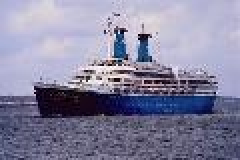
%> input picture data/ToyDataset/obj_ship/535001.jpg, 120 x 80 px (shown 2 times larger)
$ octave --eval "result = pwt_hist(imread('ToyDataset/obj_ship/535001.jpg'));"   (GNU Octave 9; MATLAB toolbox functions it lacks are replaced by stand-ins)
%> lines starting %> are read from the running program, lines starting %| are printed output that depends on the picture
function pwt = pwt_hist(I)

N_ROWS = 256;
N_SCALES = log2(N_ROWS) - 2;
% display([N_ROWS, N_SCALES]);
pwt = zeros(500, 1);
options.nb_orientations = 6;
Jmin = 4;

% Filtering kernal
h = fspecial('gaussian');
% Filtered image
F = imfilter(I, h);
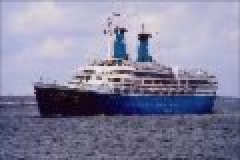
%> F: size 80x120x3 uint8 (shown 2 times larger); mean R, G, B 133.8, 132.2, 158.5
% Resized image to N_ROWS by N_ROWS
I = zeros(N_ROWS);

[m1, m2, m3] = size(F);
%> m1 = 80; m2 = 120; m3 = 3


if m3 == 1
    [X, YCBCR] = gray2ind(F, N_ROWS);
else
    YCBCR = rgb2ycbcr(F);
%> YCBCR: size 80x120x3 uint8; mean of channels 1, 2, 3 132.5, 139.2, 126.8
    X = YCBCR(:,:,1);
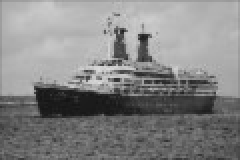
%> X: size 80x120 uint8 (shown 2 times larger); min 20, max 218, mean 132.5
end


if m1 > m2
    X = imresize(X, [N_ROWS, NaN]);
    [n1,n2,n3] = size(X);
    I(:,1:n2) = X(:,:);
else
    X = imresize(X, [NaN, N_ROWS]);
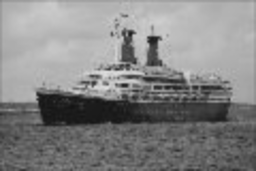
%> X: size 171x256 uint8; min 19, max 222, mean 132.5
    [n1,n2,n3] = size(X);
%> n1 = 171; n2 = 256; n3 = 1
    I(1:n1, :) = X(:,:);
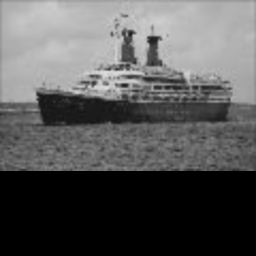
%> I: size 256x256 double; min 0, max 222, mean 88.5
end


%> (the run ends here)

$ run again, on data/ToyDataset/obj_ship/535003.jpg
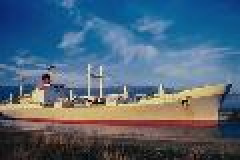
%> input picture data/ToyDataset/obj_ship/535003.jpg, 120 x 80 px (shown 2 times larger)
%> YCBCR: size 80x120x3 uint8; mean of channels 1, 2, 3 99.8, 139.5, 117.5
%> in pwt_hist, `X = YCBCR(:,:,1);`:
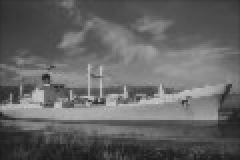
%> X: size 80x120 uint8 (shown 2 times larger); min 24, max 200, mean 99.8
%> in pwt_hist, `I(1:n1, :) = X(:,:);`:
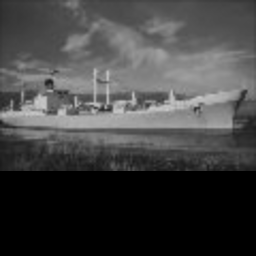
%> I: size 256x256 double; min 0, max 201, mean 66.7

$ run again, on data/ToyDataset/obj_ship/535005.jpg
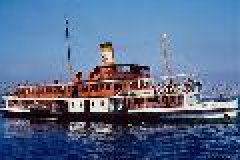
%> input picture data/ToyDataset/obj_ship/535005.jpg, 120 x 80 px (shown 2 times larger)
%> YCBCR: size 80x120x3 uint8; mean of channels 1, 2, 3 107.9, 145, 117.4
%> in pwt_hist, `X = imresize(X, [NaN, N_ROWS]);`:
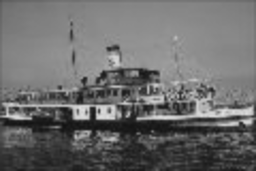
%> X: size 171x256 uint8; min 18, max 221, mean 107.9
%> in pwt_hist, `I(1:n1, :) = X(:,:);`:
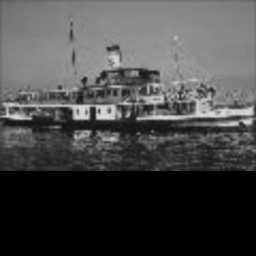
%> I: size 256x256 double; min 0, max 221, mean 72.1

$ run again, on data/ToyDataset/obj_ship/535006.jpg
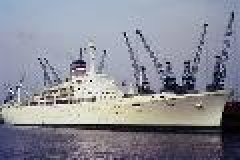
%> input picture data/ToyDataset/obj_ship/535006.jpg, 120 x 80 px (shown 2 times larger)
%> YCBCR: size 80x120x3 uint8; mean of channels 1, 2, 3 135.7, 132.8, 126.6
%> in pwt_hist, `X = imresize(X, [NaN, N_ROWS]);`:
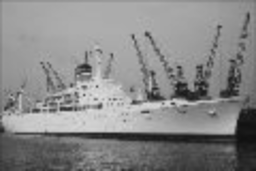
%> X: size 171x256 uint8; min 16, max 223, mean 135.7
%> in pwt_hist, `I(1:n1, :) = X(:,:);`:
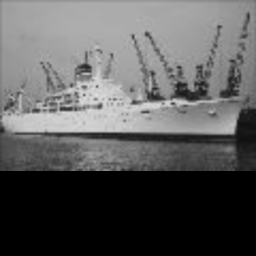
%> I: size 256x256 double; min 0, max 223, mean 90.6
